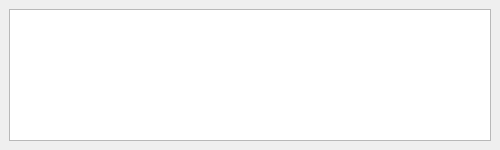
<?xml version="1.0" encoding="UTF-8"?>
<ui version="4.0">
 <class>UnTech::GuiQt::Resources::ErrorListDock</class>
 <widget class="QDockWidget" name="UnTech::GuiQt::Resources::ErrorListDock">
  <property name="geometry">
   <rect>
    <x>0</x>
    <y>0</y>
    <width>500</width>
    <height>150</height>
   </rect>
  </property>
  <property name="features">
   <set>QDockWidget::DockWidgetClosable|QDockWidget::DockWidgetMovable</set>
  </property>
  <property name="windowTitle">
   <string>Errors</string>
  </property>
  <widget class="QWidget" name="dockWidgetContents">
   <layout class="QVBoxLayout" name="verticalLayout">
    <item>
     <widget class="QListWidget" name="errorList">
      <property name="editTriggers">
       <set>QAbstractItemView::NoEditTriggers</set>
      </property>
      <property name="selectionMode">
       <enum>QAbstractItemView::NoSelection</enum>
      </property>
     </widget>
    </item>
   </layout>
  </widget>
 </widget>
 <resources/>
 <connections/>
</ui>
